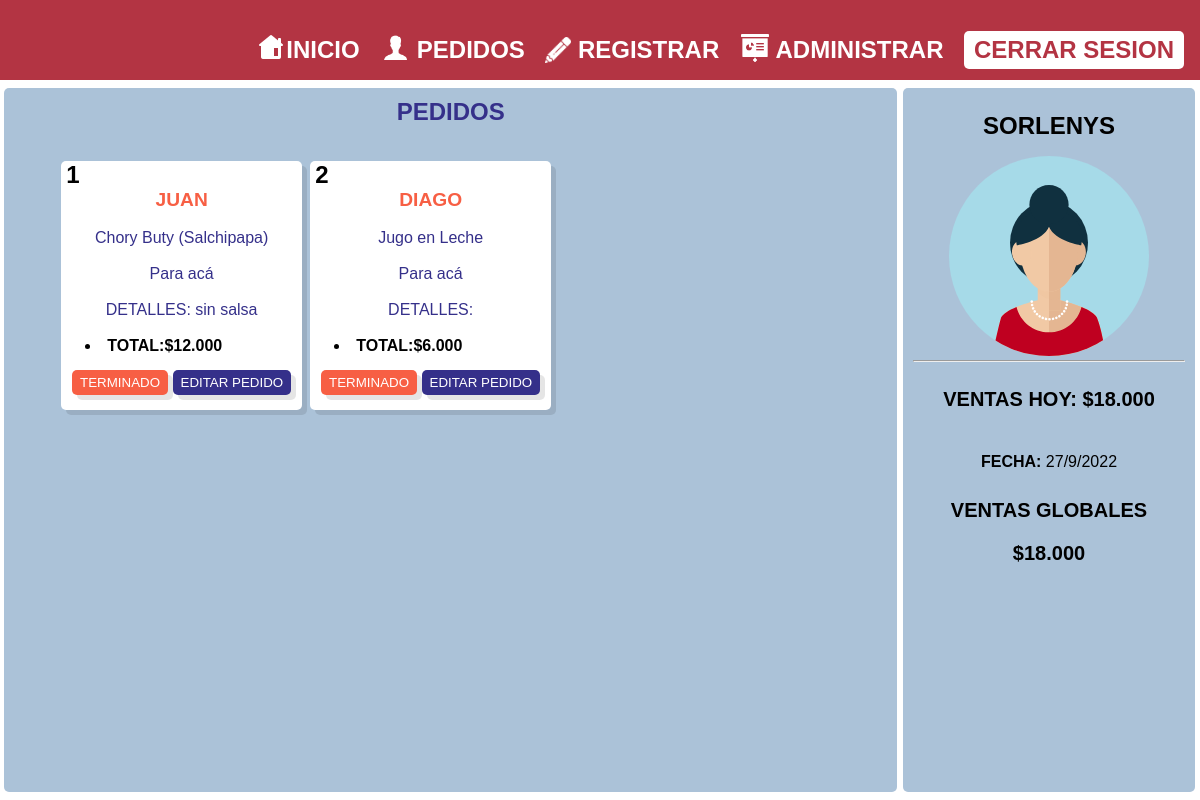
The app's page /pedidos with its own data.
### tables this page shows
CREATE TABLE pedidos(
        id  INTEGER PRIMARY KEY AUTOINCREMENT,
        nombre TEXT NOT NULL,
        compra TEXT NOT NULL,
        valor REAL NOT NULL,
        llevar TEXT NOT NULL, 
        detalles TEXT NOT NULL);

CREATE TABLE usuario(
    usuario TEXT NOT NULL,
    nombre TEXT NOT NULL,
    sexo TEXT NOT NULL);

CREATE TABLE local(
    id INTEGER PRIMARY KEY AUTOINCREMENT,
    año INTEGER NOT NULL,
    mes TEXT NOT NULL,
    dia INTEGER NOT NULL,
    ventas REAL NOT NULL);

### servidor.py (the view)
@app.route('/pedidos')
def pedidos():
    today = datetime.now()
    año = today.year
    mes = today.month
    dia = today.day
    fe = f'{dia}/{mes}/{año}'
    preusuario = get_usuario()
    usuario = preusuario[0]
    db = get_db()
    cur = db.cursor()
    cur.execute("select año, mes, ventas from local")
    ventasmeses = cur.fetchall()
    ventas_mes = 0
    for i in ventasmeses:
            if i[0] == año and i[1] == str(mes):
                ventas_mes += i[2]
    db = get_db()
    cur = db.cursor()
    cur.execute("select año, mes, dia, ventas from local")
    venta_dia = cur.fetchall()
    db.close()
    venta_dia_hoy = 0
    for i in venta_dia:
        if i[0] == año and i[1] == str(mes) and dia == i[2]:
            venta_dia_hoy = i[3]
    db = get_db()
    cur = db.cursor()
    cur.execute("select nombre, compra, valor, id, llevar, detalles from pedidos")
    lista_pedidos = cur.fetchall()
    lon = len(lista_pedidos)
    db.commit()
    db.close()
    return render_template('pedidos.html', usuariodata = usuario, fecha = fe, ventas = ventas_mes, ventas_hoy = venta_dia_hoy, mostrar_pedidos = lista_pedidos, largo = lon )

### Usuarios.py (called while the page is built)
def get_db():
    db = sql.connect('basedatos.db')
    return db

### funciones.py (called while the page is built)
def get_usuario():
    db = get_db()
    cur = db.cursor()
    cur.execute("select usuario, nombre, sexo from usuario")
    preusuario = cur.fetchall()
    db.close()
    return preusuario

### templates/pedidos.html (shortened to what this page needs)
{% extends "plantilla.html"%}
	{%block body%}
        <div class="contenido">
            <div class="pedidos">
                <h2 class="hp">PEDIDOS</h2>
                <div class="contenedor_de_pedidos">
                    {% for i in range(largo):%}
                        <div class="unpedido">
                            <h2 class="numero">{{i+1}}</h2><h2 class="name">{{mostrar_pedidos[i][0]}}</h2>
                            <br>
                            {{mostrar_pedidos[i][1]}}
                            <br><br>
                            {%if mostrar_pedidos[i][4] == 'no':%}
                                Para acá
                            {%else%}
                                Para llevar
                            {%endif%}
                            <br><br>
                            DETALLES: {{mostrar_pedidos[i][5]}}
                            <br><br>
                            <li class="productos_pedido"><b>TOTAL:{{'${:,.3f}'.format(mostrar_pedidos[i][2])}}</b></li>
                            <form action="/listo_o_editar" method="POST">
                                <button name="listo" class="listo">TERMINADO</button>
                                <button name="editar" class="edicion">EDITAR PEDIDO</button>
                            </form>
                        </div>
                    {%endfor%}
                </div>
            </div>
            <div class="usuario">
                <div class="nombre">
                    <h2 class="nombre-usuario">{{usuariodata[1]}}</h2>
                </div>
                <div class="avatar">
                    {%if usuariodata[2] in ['masculino', 'Masculino', 'MACULINO']%}
                        <img src="{{url_for('static', filename="/img/male.svg")}}" alt="" class="img-avatar">
                    {%else%}
                        <img src="{{url_for('static', filename="/img/female.svg")}}" alt="" class="img-avatar">
                    {%endif%}
                </div>
                <hr class="division">
                <div class="registros">
                    <h2 class="info-venta">VENTAS HOY: {{'${:,.3f}'.format(ventas_hoy)}}</h2>
                    <p class="fecha"> <b>fecha:</b> {{fecha}}</p>
                    <br>
                    <h2 class="info-venta">VENTAS GLOBALES</h2>
                    <h2 class="info-venta">{{'${:,.3f}'.format(ventas)}}</h2>
                </div>
            </div>
        </div>
	{%endblock%}

### static/css/style.css (style rules this page uses)
* { padding: 0; margin: 0; font-family: Verdana, Geneva, Tahoma, sans-serif; }
button { cursor: pointer; }
.contenido { display: grid; grid-template-columns: 74.75% 24.75%; column-gap: .5%; margin: 1vh 0; }
.info-venta { padding: 10px 5px; font-size: 20px; }
.usuario { text-align: center; background: #abc2d8; border-radius: 5px; margin-right: 5px; }
.nombre-usuario { margin-top: 1em; text-transform: uppercase; }
.img-avatar { margin-top: 1em; height: 200px; }
.division { margin: 0 10px; color: #b33443; }
.registros { text-transform: uppercase; margin-top: 1em; }
.fecha { margin-top: 2em; }
.pedidos { background: #abc2d8; height: 88vh; width: 99.5%; margin-left: .5%; border-radius: 5px; text-align: center; color: #35308a; }
.hp { margin-top: 10px; }
.contenedor_de_pedidos { height: 80vh; width: 90%; overflow-x: hidden; display: grid; grid-template-columns: 30% 30% 30%; column-gap: 1%; row-gap: 2%; margin-top: 10px; margin-left: 5%; }
.unpedido { margin-top: 25px; background: #ffffff; height: max-content; width: 100%; border-radius: 5px; margin-left: 5%; box-shadow: 5px 5px rgb(0, 0, 0, 0.1); }
.numero { text-align: left; margin-left: 5px; color: #000; }
.name { text-align: center; color: rgb(247, 95, 68); text-transform: uppercase; font-size: 120%; }
.productos_pedido { text-align: left; margin-left: 10%; color: #000; }
.listo { background: rgb(247, 95, 68); box-shadow: 5px 5px rgb(0, 0, 0, 0.1); border: none; border-radius: 5px; padding: 5px 8px; margin: 15px 0; color: #fff; }
.edicion { background: #35308a; box-shadow: 5px 5px rgb(0, 0, 0, 0.1); border: none; border-radius: 5px; padding: 5px 8px; margin: 15px 0; color: #fff; }

### records on screen
pedidos: nombre "JUAN", compra "Chory Buty (Salchipapa)", detalles "sin salsa", valor "$12.000"
pedidos: nombre "DIAGO", compra "Jugo en Leche", valor "$6.000"
usuario: nombre "SORLENYS"
local: ventas "$18.000"

### other values on screen
{{ i+1 }} "1" "2"
{{ fecha }} "27/9/2022"
{{ '${:,.3f}'.format(ventas) }} "$18.000"
